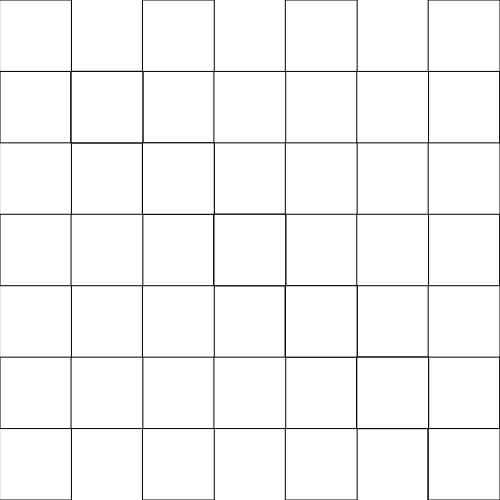
Frame 1 (no input)
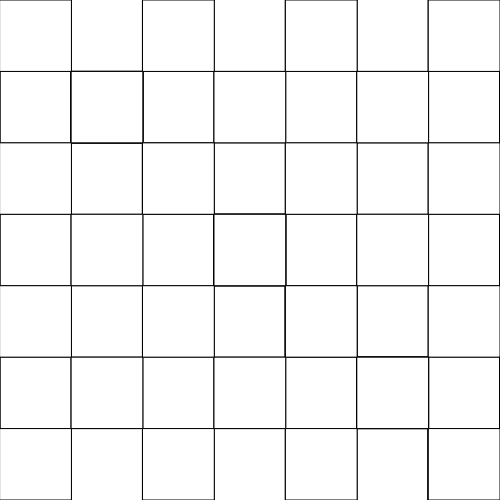
Frame 2 (the mouse pressed at the canvas centre, redrawn once)

The p5.js sketch that drew these frames (run headless with seeded random() and noise() and a simulated clock; the mouse was pressed at the canvas centre and the sketch redrawn once):

// p5.js sketch
// ── sketch.js
function setup() {
  ch_color = 'white'
  grid_size = 7


  winX = 500
  winY = 500
  createCanvas(winX, winY)
  ch = winX / grid_size
  fill(ch_color)
}

function checky(x = 0, y = 0) {
  rect(x, y, ch, ch)
}

function grid_b(grid_size, x = 0, y = 0) {
  push()
  translate(x, y)
  for (i = 0; i < grid_size; i++) {
    checky(ch * i, ch * i)
  }
  pop()
}

function draw() {
  noLoop()
  grid_b(grid_size, ch * 0)
  for (j = 0; j < grid_size; j = j + 2) {
    grid_b(grid_size, ch * j)
    grid_b(grid_size, ch * -j)
  }
}
